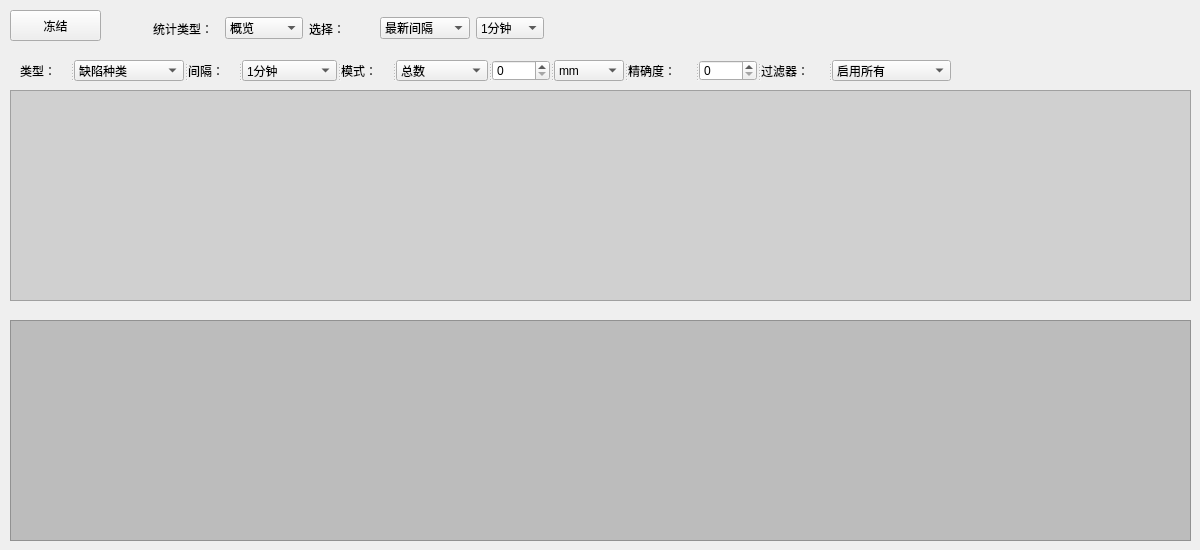
      <widget class="QWidget" name="tab_2">
       <attribute name="title">
        <string>统计</string>
       </attribute>
       <widget class="QPushButton" name="pushButton_9">
        <property name="geometry">
         <rect>
          <x>10</x>
          <y>10</y>
          <width>91</width>
          <height>31</height>
         </rect>
        </property>
        <property name="text">
         <string>冻结</string>
        </property>
       </widget>
       <widget class="QTableView" name="tableView_3">
        <property name="geometry">
         <rect>
          <x>10</x>
          <y>90</y>
          <width>1181</width>
          <height>211</height>
         </rect>
        </property>
        <property name="styleSheet">
         <string notr="true">background-color: rgb(208, 208, 208);</string>
        </property>
       </widget>
       <widget class="QTableWidget" name="tableWidget_5">
        <property name="geometry">
         <rect>
          <x>10</x>
          <y>320</y>
          <width>1181</width>
          <height>221</height>
         </rect>
        </property>
        <property name="styleSheet">
         <string notr="true">background-color: rgb(188, 188, 188);</string>
        </property>
       </widget>
       <widget class="QSplitter" name="splitter_2">
        <property name="geometry">
         <rect>
          <x>20</x>
          <y>60</y>
          <width>931</width>
          <height>21</height>
         </rect>
        </property>
        <property name="orientation">
         <enum>Qt::Horizontal</enum>
        </property>
        <widget class="QLabel" name="label_52">
         <property name="text">
          <string>类型：</string>
         </property>
        </widget>
        <widget class="QComboBox" name="comboBox_6">
         <item>
          <property name="text">
           <string>缺陷种类</string>
          </property>
         </item>
         <item>
          <property name="text">
           <string>缺陷等级</string>
          </property>
         </item>
         <item>
          <property name="text">
           <string>缺陷质量</string>
          </property>
         </item>
        </widget>
        <widget class="QLabel" name="label_53">
         <property name="text">
          <string>间隔：</string>
         </property>
        </widget>
        <widget class="QComboBox" name="comboBox_7">
         <item>
          <property name="text">
           <string>1分钟</string>
          </property>
         </item>
         <item>
          <property name="text">
           <string>5分钟</string>
          </property>
         </item>
         <item>
          <property name="text">
           <string>10分钟</string>
          </property>
         </item>
         <item>
          <property name="text">
           <string>15分钟</string>
          </property>
         </item>
         <item>
          <property name="text">
           <string>30分钟</string>
          </property>
         </item>
         <item>
          <property name="text">
           <string>1小时</string>
          </property>
         </item>
         <item>
          <property name="text">
           <string>2小时</string>
          </property>
         </item>
         <item>
          <property name="text">
           <string>4小时</string>
          </property>
         </item>
         <item>
          <property name="text">
           <string>8小时</string>
          </property>
         </item>
         <item>
          <property name="text">
           <string>12小时</string>
          </property>
         </item>
         <item>
          <property name="text">
           <string>1天</string>
          </property>
         </item>
         <item>
          <property name="text">
           <string>2天</string>
          </property>
         </item>
         <item>
          <property name="text">
           <string>3天</string>
          </property>
         </item>
         <item>
          <property name="text">
           <string>5天</string>
          </property>
         </item>
         <item>
          <property name="text">
           <string>7天</string>
          </property>
         </item>
        </widget>
        <widget class="QLabel" name="label_54">
         <property name="text">
          <string>模式：</string>
         </property>
        </widget>
        <widget class="QComboBox" name="comboBox_8">
         <item>
          <property name="text">
           <string>总数</string>
          </property>
         </item>
         <item>
          <property name="text">
           <string>密度</string>
          </property>
         </item>
         <item>
          <property name="text">
           <string>百分比</string>
          </property>
         </item>
        </widget>
        <widget class="QSpinBox" name="spinBox"/>
        <widget class="QComboBox" name="comboBox_10">
         <item>
          <property name="text">
           <string>mm</string>
          </property>
         </item>
         <item>
          <property name="text">
           <string/>
          </property>
         </item>
        </widget>
        <widget class="QLabel" name="label_55">
         <property name="text">
          <string>精确度：</string>
         </property>
        </widget>
        <widget class="QSpinBox" name="spinBox_2"/>
        <widget class="QLabel" name="label_56">
         <property name="text">
          <string>过滤器：</string>
         </property>
        </widget>
        <widget class="QComboBox" name="comboBox_11">
         <item>
          <property name="text">
           <string>启用所有</string>
          </property>
         </item>
         <item>
          <property name="text">
           <string>Good</string>
          </property>
         </item>
         <item>
          <property name="text">
           <string>ReWork</string>
          </property>
         </item>
         <item>
          <property name="text">
           <string>LimitCase</string>
          </property>
         </item>
         <item>
          <property name="text">
           <string>NotGood</string>
          </property>
         </item>
         <item>
          <property name="text">
           <string>Unknown</string>
          </property>
         </item>
        </widget>
       </widget>
       <widget class="QWidget" name="layoutWidget">
        <property name="geometry">
         <rect>
          <x>153</x>
          <y>13</y>
          <width>391</width>
          <height>31</height>
         </rect>
        </property>
        <layout class="QHBoxLayout" name="horizontalLayout_12">
         <item>
          <widget class="QLabel" name="label_50">
           <property name="text">
            <string>统计类型：</string>
           </property>
          </widget>
         </item>
         <item>
          <widget class="QComboBox" name="comboBox_3">
           <item>
            <property name="text">
             <string>概览</string>
            </property>
           </item>
           <item>
            <property name="text">
             <string>按时间</string>
            </property>
           </item>
           <item>
            <property name="text">
             <string>By Piece</string>
            </property>
           </item>
          </widget>
         </item>
         <item>
          <widget class="QLabel" name="label_51">
           <property name="text">
            <string>选择：</string>
           </property>
          </widget>
         </item>
         <item>
          <widget class="QComboBox" name="comboBox_4">
           <item>
            <property name="text">
             <string>最新间隔</string>
            </property>
           </item>
           <item>
            <property name="text">
             <string>最新数量</string>
            </property>
           </item>
           <item>
            <property name="text">
             <string>从时间开始</string>
            </property>
           </item>
          </widget>
         </item>
         <item>
          <widget class="QComboBox" name="comboBox_5">
           <item>
            <property name="text">
             <string>1分钟</string>
            </property>
           </item>
           <item>
            <property name="text">
             <string>5分钟</string>
            </property>
           </item>
           <item>
            <property name="text">
             <string>10分钟</string>
            </property>
           </item>
           <item>
            <property name="text">
             <string>30分钟</string>
            </property>
           </item>
           <item>
            <property name="text">
             <string>1小时</string>
            </property>
           </item>
           <item>
            <property name="text">
             <string>2小时</string>
            </property>
           </item>
           <item>
            <property name="text">
             <string>4小时</string>
            </property>
           </item>
           <item>
            <property name="text">
             <string>8小时</string>
            </property>
           </item>
           <item>
            <property name="text">
             <string>12小时</string>
            </property>
           </item>
           <item>
            <property name="text">
             <string>1天</string>
            </property>
           </item>
           <item>
            <property name="text">
             <string>2天</string>
            </property>
           </item>
           <item>
            <property name="text">
             <string>3天</string>
            </property>
           </item>
           <item>
            <property name="text">
             <string>5天</string>
            </property>
           </item>
           <item>
            <property name="text">
             <string>7天</string>
            </property>
           </item>
          </widget>
         </item>
        </layout>
       </widget>
      </widget>
